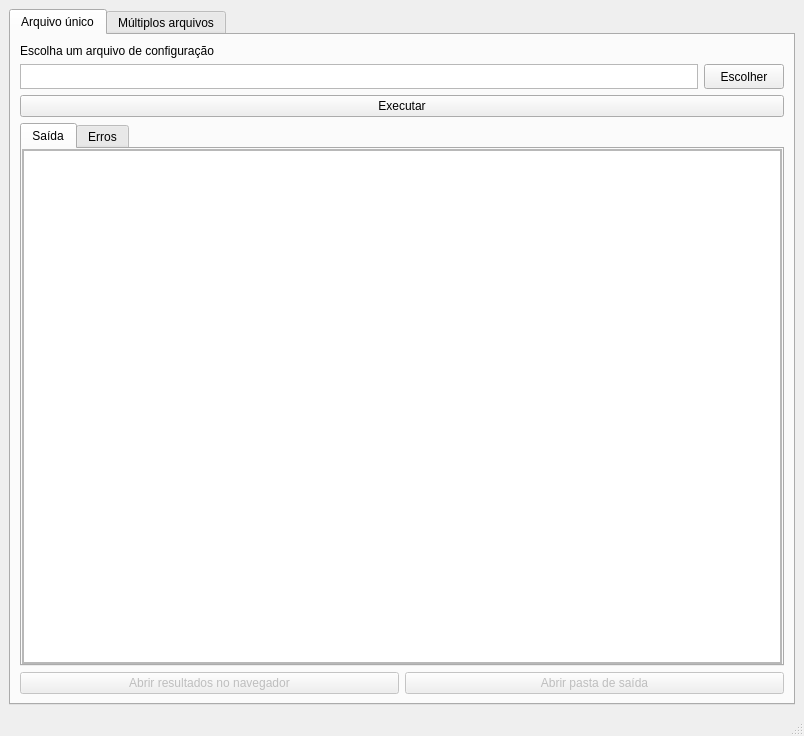
<?xml version="1.0" encoding="UTF-8"?>
<ui version="4.0">
 <class>MainWindow</class>
 <widget class="QMainWindow" name="MainWindow">
  <property name="geometry">
   <rect>
    <x>0</x>
    <y>0</y>
    <width>804</width>
    <height>736</height>
   </rect>
  </property>
  <property name="windowTitle">
   <string>ScriptLattes</string>
  </property>
  <widget class="QWidget" name="centralwidget">
   <layout class="QVBoxLayout" name="verticalLayout">
    <item>
     <widget class="QTabWidget" name="mainTabs">
      <property name="currentIndex">
       <number>0</number>
      </property>
      <widget class="QWidget" name="singleTab">
       <attribute name="title">
        <string>Arquivo único</string>
       </attribute>
       <layout class="QVBoxLayout" name="verticalLayout_6">
        <property name="margin">
         <number>9</number>
        </property>
        <item>
         <widget class="QLabel" name="label">
          <property name="text">
           <string>Escolha um arquivo de configuração</string>
          </property>
         </widget>
        </item>
        <item>
         <widget class="QWidget" name="widget_3" native="true">
          <property name="sizePolicy">
           <sizepolicy hsizetype="Preferred" vsizetype="Fixed">
            <horstretch>0</horstretch>
            <verstretch>0</verstretch>
           </sizepolicy>
          </property>
          <layout class="QHBoxLayout" name="horizontalLayout_4">
           <property name="margin">
            <number>0</number>
           </property>
           <item>
            <widget class="QTextEdit" name="input">
             <property name="maximumSize">
              <size>
               <width>16777215</width>
               <height>25</height>
              </size>
             </property>
            </widget>
           </item>
           <item>
            <widget class="QPushButton" name="filechooser">
             <property name="maximumSize">
              <size>
               <width>16777215</width>
               <height>25</height>
              </size>
             </property>
             <property name="text">
              <string>Escolher</string>
             </property>
            </widget>
           </item>
          </layout>
         </widget>
        </item>
        <item>
         <widget class="QPushButton" name="runner">
          <property name="sizePolicy">
           <sizepolicy hsizetype="Expanding" vsizetype="Fixed">
            <horstretch>0</horstretch>
            <verstretch>0</verstretch>
           </sizepolicy>
          </property>
          <property name="text">
           <string>Executar</string>
          </property>
         </widget>
        </item>
        <item>
         <widget class="QTabWidget" name="tabs">
          <property name="currentIndex">
           <number>0</number>
          </property>
          <widget class="QWidget" name="output_tab">
           <property name="sizePolicy">
            <sizepolicy hsizetype="Expanding" vsizetype="Expanding">
             <horstretch>0</horstretch>
             <verstretch>0</verstretch>
            </sizepolicy>
           </property>
           <property name="acceptDrops">
            <bool>false</bool>
           </property>
           <attribute name="title">
            <string>Saída</string>
           </attribute>
           <layout class="QHBoxLayout" name="horizontalLayout_2">
            <property name="margin">
             <number>0</number>
            </property>
            <item>
             <widget class="QScrollArea" name="scrollOutput">
              <property name="widgetResizable">
               <bool>true</bool>
              </property>
              <widget class="QWidget" name="scrollAreaWidgetContents">
               <property name="geometry">
                <rect>
                 <x>0</x>
                 <y>0</y>
                 <width>758</width>
                 <height>496</height>
                </rect>
               </property>
               <property name="sizePolicy">
                <sizepolicy hsizetype="Expanding" vsizetype="Expanding">
                 <horstretch>0</horstretch>
                 <verstretch>0</verstretch>
                </sizepolicy>
               </property>
               <layout class="QVBoxLayout" name="verticalLayout_3">
                <property name="margin">
                 <number>0</number>
                </property>
                <item>
                 <widget class="QTextBrowser" name="out"/>
                </item>
               </layout>
              </widget>
             </widget>
            </item>
           </layout>
          </widget>
          <widget class="QWidget" name="error_tab">
           <attribute name="title">
            <string>Erros</string>
           </attribute>
           <layout class="QVBoxLayout" name="verticalLayout_4">
            <property name="margin">
             <number>0</number>
            </property>
            <item>
             <widget class="QScrollArea" name="scrollArea_2">
              <property name="widgetResizable">
               <bool>true</bool>
              </property>
              <widget class="QWidget" name="scrollAreaWidgetContents_2">
               <property name="geometry">
                <rect>
                 <x>0</x>
                 <y>0</y>
                 <width>758</width>
                 <height>496</height>
                </rect>
               </property>
               <layout class="QVBoxLayout" name="verticalLayout_5">
                <property name="margin">
                 <number>0</number>
                </property>
                <item>
                 <widget class="QTextBrowser" name="errors"/>
                </item>
               </layout>
              </widget>
             </widget>
            </item>
           </layout>
          </widget>
         </widget>
        </item>
        <item>
         <widget class="QWidget" name="resultsWidget" native="true">
          <property name="enabled">
           <bool>false</bool>
          </property>
          <layout class="QHBoxLayout" name="horizontalLayout_3">
           <property name="margin">
            <number>0</number>
           </property>
           <item>
            <widget class="QPushButton" name="openLink">
             <property name="text">
              <string>Abrir resultados no navegador</string>
             </property>
            </widget>
           </item>
           <item>
            <widget class="QPushButton" name="openFolder">
             <property name="text">
              <string>Abrir pasta de saída</string>
             </property>
            </widget>
           </item>
          </layout>
         </widget>
        </item>
       </layout>
      </widget>
      <widget class="QWidget" name="multipleTab">
       <property name="enabled">
        <bool>false</bool>
       </property>
       <attribute name="title">
        <string>Múltiplos arquivos</string>
       </attribute>
       <layout class="QVBoxLayout" name="verticalLayout_2">
        <item>
         <widget class="QLabel" name="label_2">
          <property name="sizePolicy">
           <sizepolicy hsizetype="Preferred" vsizetype="Fixed">
            <horstretch>0</horstretch>
            <verstretch>0</verstretch>
           </sizepolicy>
          </property>
          <property name="text">
           <string>Escolha uma pasta com arquivos de configuração (*.config). Os arquivos podem estar em sub-pastas.</string>
          </property>
         </widget>
        </item>
        <item>
         <widget class="QWidget" name="widget" native="true">
          <property name="sizePolicy">
           <sizepolicy hsizetype="Preferred" vsizetype="Fixed">
            <horstretch>0</horstretch>
            <verstretch>0</verstretch>
           </sizepolicy>
          </property>
          <layout class="QHBoxLayout" name="horizontalLayout_5">
           <item>
            <widget class="QTextEdit" name="input_multiple">
             <property name="maximumSize">
              <size>
               <width>16777215</width>
               <height>25</height>
              </size>
             </property>
            </widget>
           </item>
           <item>
            <widget class="QPushButton" name="folderchooser">
             <property name="text">
              <string>Escolher</string>
             </property>
            </widget>
           </item>
          </layout>
         </widget>
        </item>
        <item>
         <widget class="QPushButton" name="multipleExecute">
          <property name="text">
           <string>Executar lote</string>
          </property>
         </widget>
        </item>
        <item>
         <widget class="QTableView" name="tableView"/>
        </item>
       </layout>
      </widget>
     </widget>
    </item>
   </layout>
  </widget>
  <widget class="QStatusBar" name="statusbar"/>
 </widget>
 <resources/>
 <connections/>
</ui>
